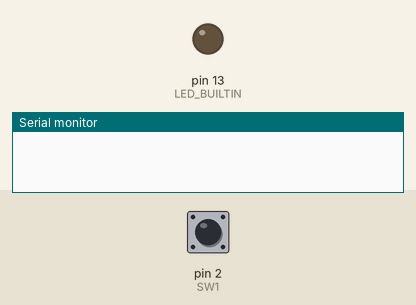
A sketch run on a simulated Arduino Uno, built with avr-gcc and run on an emulated ATmega328P. On the bench: output pins drawn as LEDs (lit = HIGH), the last lines printed to the serial monitor. Inputs (shaded band) come from the test bench; at power-on: pin 2 (SW1) LOW.

Above: at 1.2 s.
1.3 s: pin 2 (SW1) pulled HIGH for 0.15 s
At 1.37 s:
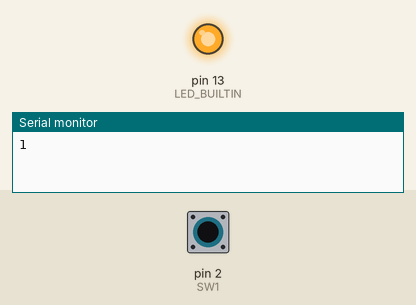
2.9 s: pin 2 (SW1) pulled HIGH for 3.2 s
At 6.7 s:
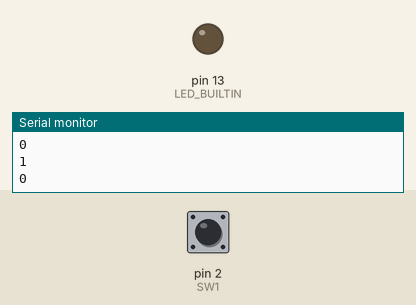
Timing chart, 0 to 8.2 s (numbered marks = the images above; inputs shaded):
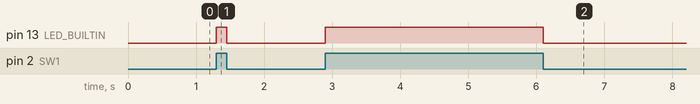

Measured:
- after the input at 1.3 s, pin 13 (LED_BUILTIN): LOW → HIGH at once, → LOW 0.15 s later
- after the input at 2.9 s, pin 13 (LED_BUILTIN): LOW → HIGH at once, → LOW 3.2 s later

The sketch:

laserharp.ino
```cpp
const int SW1 = 2;

bool led_state = 0;

bool sw_state_now = 0;
bool sw_state_old = 0;

void setup() {

  pinMode(SW1, INPUT);
  pinMode(LED_BUILTIN, OUTPUT);

  digitalWrite(LED_BUILTIN, led_state);

  Serial.begin(9600);
}

void loop() {

  sw_state_now = digitalRead(SW1);

  if(sw_state_now != sw_state_old){
    led_state = sw_state_now;
    Serial.println(led_state);
  }
  sw_state_old = sw_state_now;


  digitalWrite(LED_BUILTIN, led_state);

}
```
